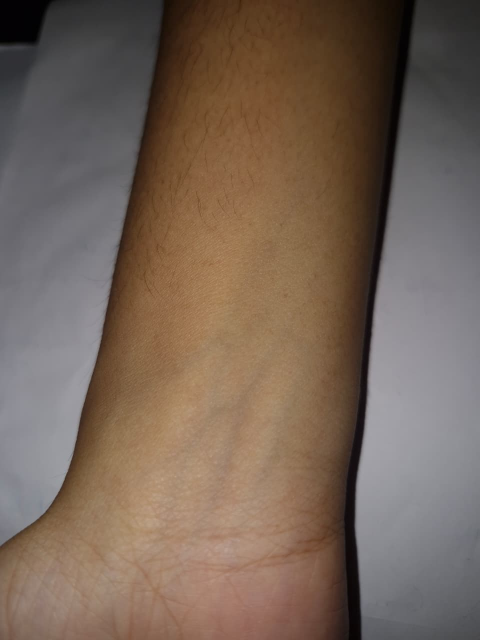
#> input picture handtest.jpeg, 960 x 1280 px, given in place of admin:admin@172.31.91.13:8081, which was not available (shown at 1/2 size)
$ python live.py   (older library calls are emulated)
#> lines starting #> are read from the running program, lines starting #| are printed output that depends on the picture; after the words box and inside, x2 and y2 are one past the last pixel; in counts of white or black regions, pixels touching at a corner belong together; pictures that were not available may be replaced by others from this repository, and a replacement may not be noted
import cv2
import numpy as np
from skimage.filters import frangi

def live_vein_master_pipeline():
    video_url = "http://admin:admin@172.31.91.13:8081"

    print(f"Bypassing Windows... connecting to {video_url}")
    cap = cv2.VideoCapture(video_url)

    if not cap.isOpened():
        print("Error: Could not connect.")
        return

    cv2.namedWindow("Live Vein Tuner")
    def nothing(x): pass
    cv2.createTrackbar("Threshold", "Live Vein Tuner", 15, 100, nothing)

    clahe = cv2.createCLAHE(clipLimit=4.0, tileGridSize=(8, 8))
    history_length = 5
    frame_history = []

    print("Starting Ultimate Vein Scanner...")

    while True:
        ret, frame = cap.read()
#> frame is the input picture: shape (1280, 960, 3); mean B, G, R 87.2, 100.1, 117.8
        if not ret: break

        frame = cv2.flip(frame, 1)
        height, width = frame.shape[:2]
#> height = 1280; width = 960

        box_size = 350
        x = int((width - box_size) / 2)
#> x = 305
        y = int((height - box_size) / 2)
#> y = 465

        cv2.rectangle(frame, (x, y), (x + box_size, y + box_size), (255, 255, 255), 2)
#> frame: shape (1280, 960, 3); mean B, G, R 87.8, 100.6, 118.2
        roi = frame[y:y+box_size, x:x+box_size]

        # --- 1. CHANNEL EXTRACTION & AVERAGING ---
        b, green_channel, r = cv2.split(roi)
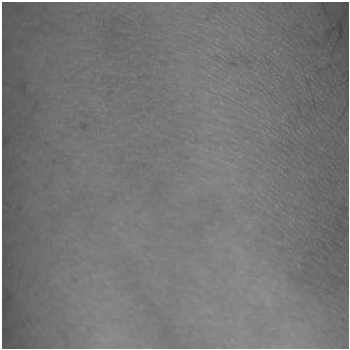
#> green_channel: shape (350, 350); min 65, max 255, mean 119.5
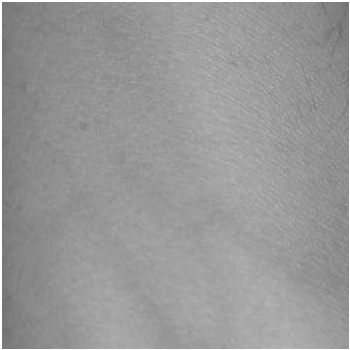
#> r: shape (350, 350); min 104, max 255, mean 152.4
        frame_history.append(green_channel)
        if len(frame_history) > history_length:
            frame_history.pop(0)
        avg_signal = np.mean(frame_history, axis=0).astype(np.uint8)

        # --- 2. THE "DULL RAZOR" (Bring back the hair remover!) ---
        # We must mathematically shave the hair before enhancing contrast
        hair_kernel = cv2.getStructuringElement(cv2.MORPH_ELLIPSE, (5, 5))
        hairless = cv2.morphologyEx(avg_signal, cv2.MORPH_CLOSE, hair_kernel)

        # --- 3. CONTRAST BOOST ---
        norm = cv2.normalize(hairless, None, 0, 255, cv2.NORM_MINMAX)
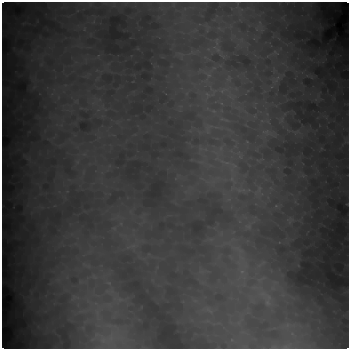
#> norm: shape (350, 350); min 0, max 255, mean 59.5
        enhanced = clahe.apply(norm)

        # --- 4. HUMAN VISUALIZATION FEED (Sharp & Edgy) ---
        filtered = cv2.bilateralFilter(enhanced, 9, 75, 75)
        gaussian_3 = cv2.GaussianBlur(filtered, (0, 0), 2.0)
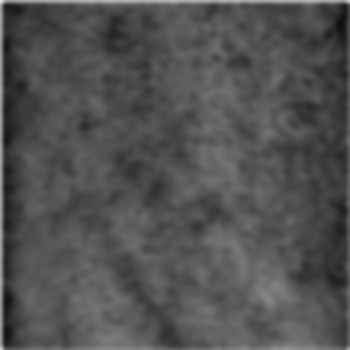
#> gaussian_3: shape (350, 350); min 16, max 229, mean 81.4
        unsharp = cv2.addWeighted(filtered, 1.5, gaussian_3, -0.5, 0)

        # Show the user the cool sharp image
        cv2.imshow("Your Preprocessing Pipeline", unsharp)

        # --- 5. THE MACHINE MATH FEED (Soft & Broad) ---
        # Frangi hates high-frequency noise. We melt the unsharp mask into broad gradients.
        frangi_input = cv2.GaussianBlur(unsharp, (15, 15), 0)

        # --- 6. FRANGI (Upgraded Scale Space) ---
        # CRITICAL FIX: Increased sigmas (8 to 24) to look for thick veins, completely ignoring thin wrinkles.
        vein_probabilities = frangi(frangi_input, sigmas=np.arange(8, 24, 4), beta=0.5, gamma=15, black_ridges=True)
        vein_prob_normalized = cv2.normalize(vein_probabilities, None, 0, 255, cv2.NORM_MINMAX, dtype=cv2.CV_8U)

        # --- 7. TUNING & FILTERING ---
        current_threshold = cv2.getTrackbarPos("Threshold", "Live Vein Tuner")
        _, binary_veins = cv2.threshold(vein_prob_normalized, current_threshold, 255, cv2.THRESH_BINARY)
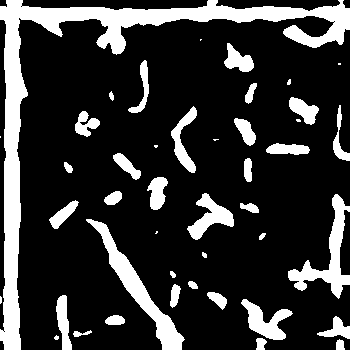
#> binary_veins: shape (350, 350); 20.2% white; 44 white regions (10 under 20 px)

        # Contour filtering (Kill any remaining wrinkle speckles under 80 pixels)
        contours, _ = cv2.findContours(binary_veins, cv2.RETR_EXTERNAL, cv2.CHAIN_APPROX_SIMPLE)
#> contours = 44 contours, 11 with area under 20; largest, box (x1, y1, x2, y2) and area: (0, 0, 350, 350) 10938, (86, 219, 185, 350) 2118, (288, 194, 350, 299) 1628, (241, 299, 293, 340) 851, (187, 193, 234, 240) 836
        clean_mask = np.zeros_like(binary_veins)
        for contour in contours:
            if cv2.contourArea(contour) > 80:
                cv2.drawContours(clean_mask, [contour], -1, 255, thickness=cv2.FILLED)
#> this loop made 44 passes
#> contour on passes 8, 30, 40, 43: [[0, 296], [0, 303], [1, 302], [1, 297]], [[0, 136], [0, 137]], [[338, 63], [338, 64], [340, 64], [340, 63]], [[200, 39], [200, 40], [201, 39]]
#> clean_mask: shape (350, 350); 19.8% white; 26 white regions, largest, box (x1, y1, x2, y2) and area: (0, 0, 350, 350) 11761, (86, 219, 185, 350) 2269, (288, 194, 350, 299) 1802

        # Bridging
        bridge_kernel = cv2.getStructuringElement(cv2.MORPH_ELLIPSE, (9, 9))
        final_veins = cv2.morphologyEx(clean_mask, cv2.MORPH_CLOSE, bridge_kernel)
#> final_veins: shape (350, 350); 20.7% white; 25 white regions, largest, box (x1, y1, x2, y2) and area: (0, 0, 350, 350) 12645, (86, 219, 185, 350) 2273, (288, 194, 350, 299) 1886

        # --- 8. OVERLAY ---
        roi[final_veins == 255] = [0, 255, 0]
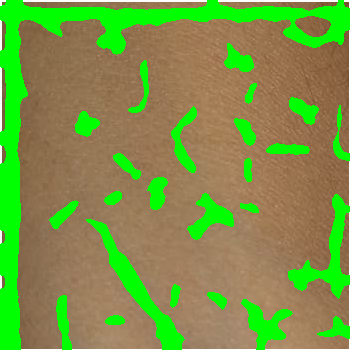
#> roi: shape (350, 350, 3); mean B, G, R 69.6, 148.8, 122.1
        frame[y:y+box_size, x:x+box_size] = roi
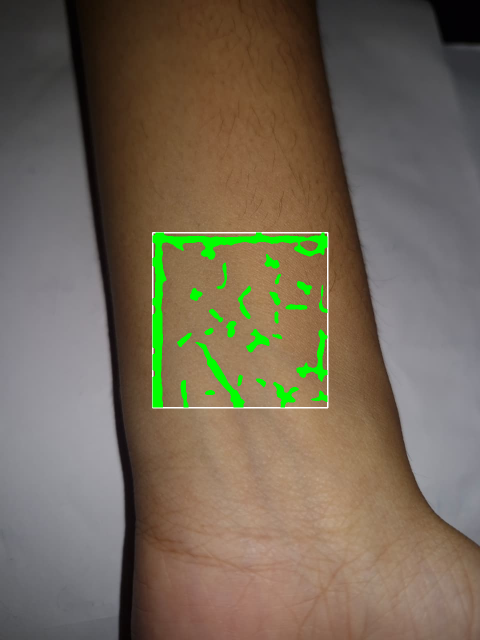
#> frame: shape (1280, 960, 3) (shown at 1/2 size); mean B, G, R 86.1, 103.5, 115.2

        cv2.imshow("Live Vein Tuner", frame)

        key = cv2.waitKey(1) & 0xFF
#> (key q is pressed here)
        if key == ord('q'):
            break
        elif key == ord('s'):
            cv2.imwrite('vein_capture.png', frame)
            print("Screenshot saved to folder!")

    cap.release()
    cv2.destroyAllWindows()

live_vein_master_pipeline()

$ run again, on newtest.jpeg
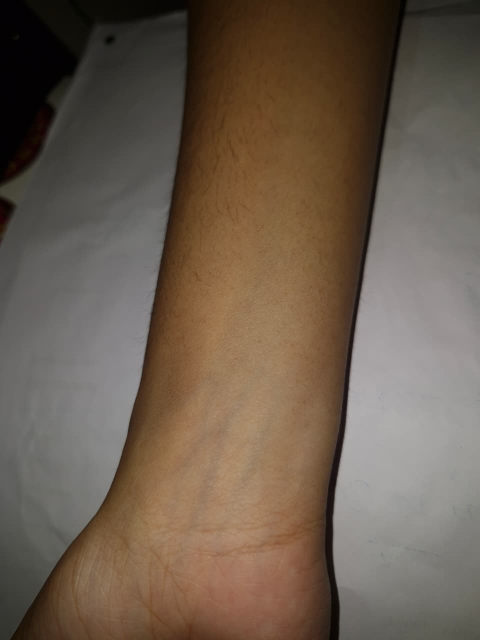
#> input picture newtest.jpeg, 960 x 1280 px, given in place of admin:admin@172.31.91.13:8081, which was not available (shown at 1/2 size)
#> in live_vein_master_pipeline, frame is the input picture: shape (1280, 960, 3); mean B, G, R 78.3, 92.5, 107.4
#> in live_vein_master_pipeline, `_, binary_veins = cv2.threshold(vein_prob_normalized, current_threshol..`:
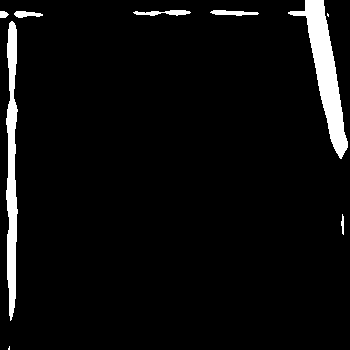
#> binary_veins: shape (350, 350); 4.9% white; 9 white regions (2 under 20 px)
#> contours = 9 contours, 2 with area under 20; largest, box (x1, y1, x2, y2) and area: (288, 0, 348, 159) 2772, (6, 21, 18, 321) 2098, (133, 10, 191, 16) 148, (210, 10, 259, 16) 141, (14, 11, 43, 18) 104, (0, 11, 9, 18) 38, (341, 214, 344, 235) 23
#> the loop in live_vein_master_pipeline, `for contour in contours:` made 9 passes
#> contour on pass 4: [[327, 13], [327, 15], [328, 16], [328, 14]]
#> final_veins: shape (350, 350); 4.8% white; 4 white regions, box (x1, y1, x2, y2) and area: (288, 0, 350, 159) 2997, (6, 11, 43, 321) 2548, (133, 10, 191, 16) 206, (210, 10, 259, 16) 190
#> in live_vein_master_pipeline, `roi[final_veins == 255] = [0, 255, 0]`:
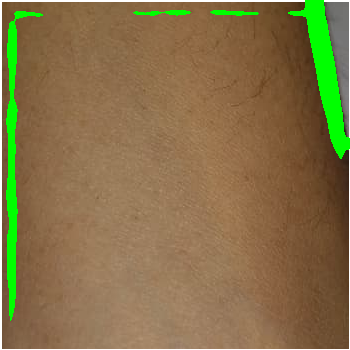
#> roi: shape (350, 350, 3); mean B, G, R 71.6, 114.3, 132.6
